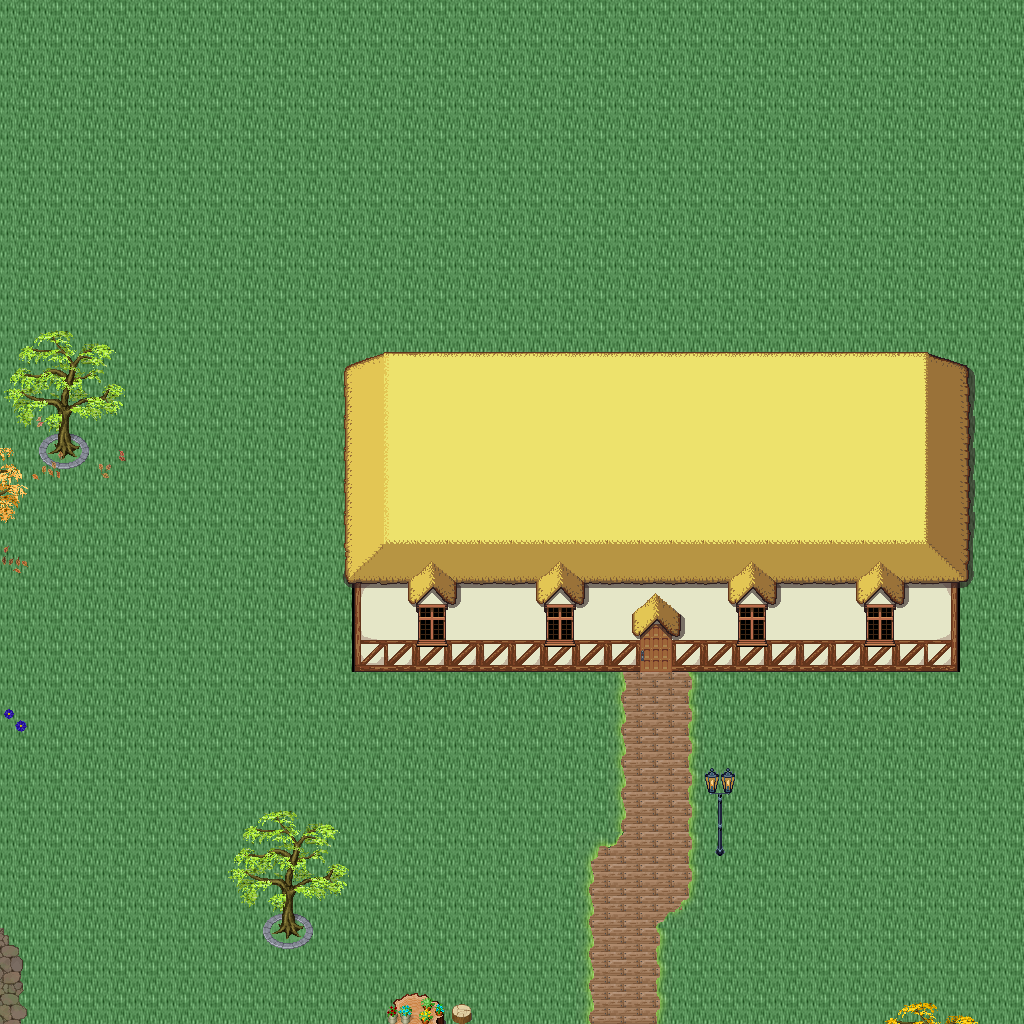

A 2D game scene composited from a Tiled map and its tileset images. What follows is a short description and the map's XML, with each tile layer's data collapsed to a summary:
An orthogonal 32x32 tile map with 32x32 px tiles, 5 tile layers (Ground, Objects, Objects2, Above, ...), 1 hidden layer not drawn, 32 tilesets.

<map version="1.10" tiledversion="1.11.0" orientation="orthogonal" renderorder="right-down" width="32" height="32" tilewidth="32" tileheight="32" infinite="0" nextlayerid="11" nextobjectid="1">
 <tileset firstgid="1" name="logic_collision" tilewidth="32" tileheight="32" tilecount="1" columns="1">
  <image source="../drawable/logic_collision.png" width="32" height="32" />
 </tileset>
 <tileset firstgid="2" name="ground_ground" tilewidth="32" tileheight="32" tilecount="33" columns="3">
  <image source="../drawable/ground_ground.png" width="96" height="352" />
 </tileset>
 <tileset firstgid="35" name="building_castle" tilewidth="32" tileheight="32" tilecount="320" columns="20">
  <image source="../drawable/building_castle.png" width="640" height="512" />
 </tileset>
 <tileset firstgid="355" name="building_roof_blue" tilewidth="32" tileheight="32" tilecount="20" columns="5">
  <image source="../drawable/building_roof_blue.png" width="160" height="128" />
 </tileset>
 <tileset firstgid="375" name="item_weapon_cannon" tilewidth="32" tileheight="32" tilecount="12" columns="3">
  <image source="../drawable/item_weapon_cannon.png" width="96" height="128" />
 </tileset>
 <tileset firstgid="387" name="ground_stonecircle" tilewidth="32" tileheight="32" tilecount="81" columns="9">
  <image source="../drawable/ground_stonecircle.png" width="288" height="288" />
 </tileset>
 <tileset firstgid="468" name="ground_grass_edges" tilewidth="32" tileheight="32" tilecount="36" columns="12">
  <image source="../drawable/ground_grass_edges.png" width="384" height="96" />
 </tileset>
 <tileset firstgid="504" name="ground_grass_corners" tilewidth="32" tileheight="32" tilecount="24" columns="6">
  <image source="../drawable/ground_grass_corners.png" width="192" height="128" />
 </tileset>
 <tileset firstgid="528" name="plant_tree_fall_trees" tilewidth="32" tileheight="32" tilecount="40" columns="8">
  <image source="../drawable/plant_tree_fall_trees.png" width="256" height="160" />
 </tileset>
 <tileset firstgid="568" name="plant_tree_locust_tree" tilewidth="32" tileheight="32" tilecount="20" columns="4">
  <image source="../drawable/plant_tree_locust_tree.png" width="128" height="160" />
 </tileset>
 <tileset firstgid="588" name="furniture_light_lamp_blue" tilewidth="32" tileheight="32" tilecount="3" columns="1">
  <image source="../drawable/furniture_light_lamp_blue.png" width="32" height="96" />
 </tileset>
 <tileset firstgid="591" name="item_pot_pot_purple" tilewidth="32" tileheight="32" tilecount="1" columns="1">
  <image source="../drawable/item_pot_pot_purple.png" width="32" height="32" />
 </tileset>
 <tileset firstgid="592" name="item_pot_barrel_with_flower" tilewidth="32" tileheight="32" tilecount="2" columns="2">
  <image source="../drawable/item_pot_barrel_with_flower.png" width="64" height="32" />
 </tileset>
 <tileset firstgid="594" name="item_textile_laundry" tilewidth="32" tileheight="32" tilecount="16" columns="4">
  <image source="../drawable/item_textile_laundry.png" width="128" height="128" />
 </tileset>
 <tileset firstgid="610" name="plant_flower_daisy_blue" tilewidth="32" tileheight="32" tilecount="8" columns="2">
  <image source="../drawable/plant_flower_daisy_blue.png" width="64" height="128" />
 </tileset>
 <tileset firstgid="618" name="plant_flower_daisy_red" tilewidth="32" tileheight="32" tilecount="8" columns="2">
  <image source="../drawable/plant_flower_daisy_red.png" width="64" height="128" />
 </tileset>
 <tileset firstgid="626" name="plant_flower_daisy_white" tilewidth="32" tileheight="32" tilecount="8" columns="2">
  <image source="../drawable/plant_flower_daisy_white.png" width="64" height="128" />
 </tileset>
 <tileset firstgid="634" name="plant_flower_daisy_yellow" tilewidth="32" tileheight="32" tilecount="8" columns="2">
  <image source="../drawable/plant_flower_daisy_yellow.png" width="64" height="128" />
 </tileset>
 <tileset firstgid="642" name="light_dim_light_7x5" tilewidth="32" tileheight="32" tilecount="35" columns="7">
  <image source="../drawable/light_dim_light_7x5.png" width="224" height="160" />
 </tileset>
 <tileset firstgid="677" name="plant_stump_small_stump" tilewidth="32" tileheight="32" tilecount="4" columns="2">
  <image source="../drawable/plant_stump_small_stump.png" width="64" height="64" />
 </tileset>
 <tileset firstgid="681" name="plant_stump_stump_pale_purple" tilewidth="32" tileheight="32" tilecount="4" columns="2">
  <image source="../drawable/plant_stump_stump_pale_purple.png" width="64" height="64" />
 </tileset>
 <tileset firstgid="685" name="plant_indoor_small_flowerpots" tilewidth="32" tileheight="32" tilecount="4" columns="2">
  <image source="../drawable/plant_indoor_small_flowerpots.png" width="64" height="64" />
 </tileset>
 <tileset firstgid="689" name="plant_leaves" tilewidth="32" tileheight="32" tilecount="8" columns="4">
  <image source="../drawable/plant_leaves.png" width="128" height="64" />
 </tileset>
 <tileset firstgid="697" name="building_decoration_chimney" tilewidth="32" tileheight="32" tilecount="2" columns="1">
  <image source="../drawable/building_decoration_chimney.png" width="32" height="64" />
 </tileset>
 <tileset firstgid="699" name="building_decoration_orbpedestal" tilewidth="32" tileheight="32" tilecount="2" columns="1">
  <image source="../drawable/building_decoration_orbpedestal.png" width="32" height="64" />
 </tileset>
 <tileset firstgid="701" name="light_light_5x5" tilewidth="32" tileheight="32" tilecount="25" columns="5">
  <image source="../drawable/light_light_5x5.png" width="160" height="160" />
 </tileset>
 <tileset firstgid="726" name="plant_lily_pads" tilewidth="32" tileheight="32" tilecount="2" columns="1">
  <image source="../drawable/plant_lily_pads.png" width="32" height="64" />
 </tileset>
 <tileset firstgid="728" name="ground_ground_3" tilewidth="32" tileheight="32" tilecount="5" columns="5">
  <image source="../drawable/ground_ground_3.png" width="160" height="32" />
 </tileset>
 <tileset firstgid="733" name="building_cottage" tilewidth="32" tileheight="32" tilecount="256" columns="16">
  <image source="../drawable/building_cottage.png" width="512" height="512" />
 </tileset>
 <tileset firstgid="989" name="building_roof_thatched_roof" tilewidth="32" tileheight="32" tilecount="256" columns="16">
  <image source="../drawable/building_roof_thatched_roof.png" width="512" height="512" />
 </tileset>
 <tileset firstgid="1245" name="building_window_windows" tilewidth="32" tileheight="32" tilecount="256" columns="16">
  <image source="../drawable/building_window_windows.png" width="512" height="512" />
 </tileset>
 <tileset firstgid="1501" name="building_door_doors" tilewidth="32" tileheight="32" tilecount="256" columns="16">
  <image source="../drawable/building_door_doors.png" width="512" height="512" />
 </tileset>
 <layer id="1" name="Ground" width="32" height="32">
  <data>[1024 cells, 967 non-empty, 2 distinct tile ids]</data>
 </layer>
 <layer id="2" name="Objects" width="32" height="32">
  <data>[1024 cells, 92 non-empty, 24 distinct tile ids]</data>
 </layer>
 <layer id="3" name="Objects2" width="32" height="32">
  <data>[1024 cells, 21 non-empty, 12 distinct tile ids]</data>
 </layer>
 <layer id="4" name="Above" width="32" height="32">
  <data>[1024 cells, 201 non-empty, 56 distinct tile ids]</data>
 </layer>
 <layer id="5" name="Above2" width="32" height="32">
  <data>[1024 cells, 138 non-empty, 17 distinct tile ids]</data>
 </layer>
 <layer id="6" name="Walkable" width="32" height="32" visible="0">
  <data>[1024 cells, 162 non-empty, 1 distinct tile ids]</data>
 </layer>
 <objectgroup id="7" name="Mapevents" />
 <objectgroup id="8" name="Spawn" />
 <objectgroup id="9" name="Keys" />
 <objectgroup id="10" name="Replace" />
</map>
